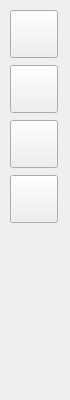
<?xml version="1.0" encoding="UTF-8"?>
<ui version="4.0">
 <class>ToolBox</class>
 <widget class="QFrame" name="ToolBox">
  <property name="geometry">
   <rect>
    <x>0</x>
    <y>0</y>
    <width>70</width>
    <height>400</height>
   </rect>
  </property>
  <property name="windowTitle">
   <string>Frame</string>
  </property>
  <widget class="QToolButton" name="tbpick">
   <property name="geometry">
    <rect>
     <x>10</x>
     <y>10</y>
     <width>48</width>
     <height>48</height>
    </rect>
   </property>
   <property name="toolTip">
    <string>Picks colors of clicked text</string>
   </property>
   <property name="text">
    <string/>
   </property>
   <property name="icon">
    <iconset resource="resource.qrc">
     <normaloff>:/image/pick</normaloff>:/image/pick</iconset>
   </property>
   <property name="iconSize">
    <size>
     <width>46</width>
     <height>46</height>
    </size>
   </property>
   <property name="checkable">
    <bool>true</bool>
   </property>
  </widget>
  <widget class="QToolButton" name="tbsquare">
   <property name="geometry">
    <rect>
     <x>10</x>
     <y>65</y>
     <width>48</width>
     <height>48</height>
    </rect>
   </property>
   <property name="toolTip">
    <string>Draws a square frame</string>
   </property>
   <property name="text">
    <string/>
   </property>
   <property name="icon">
    <iconset resource="resource.qrc">
     <normaloff>:/image/square</normaloff>:/image/square</iconset>
   </property>
   <property name="iconSize">
    <size>
     <width>46</width>
     <height>46</height>
    </size>
   </property>
   <property name="checkable">
    <bool>true</bool>
   </property>
  </widget>
  <widget class="QToolButton" name="tbsquarefill">
   <property name="geometry">
    <rect>
     <x>10</x>
     <y>120</y>
     <width>48</width>
     <height>48</height>
    </rect>
   </property>
   <property name="toolTip">
    <string>Draws a square filled</string>
   </property>
   <property name="text">
    <string/>
   </property>
   <property name="icon">
    <iconset resource="resource.qrc">
     <normaloff>:/image/squarefilled</normaloff>:/image/squarefilled</iconset>
   </property>
   <property name="iconSize">
    <size>
     <width>42</width>
     <height>42</height>
    </size>
   </property>
   <property name="checkable">
    <bool>true</bool>
   </property>
  </widget>
  <widget class="QToolButton" name="tbapplyAttrs">
   <property name="geometry">
    <rect>
     <x>10</x>
     <y>175</y>
     <width>48</width>
     <height>48</height>
    </rect>
   </property>
   <property name="toolTip">
    <string>Apply ForeGround &amp; Background &amp; Blink to selection</string>
   </property>
   <property name="text">
    <string/>
   </property>
   <property name="icon">
    <iconset resource="resource.qrc">
     <normaloff>:/image/applyform-icon</normaloff>:/image/applyform-icon</iconset>
   </property>
   <property name="iconSize">
    <size>
     <width>42</width>
     <height>42</height>
    </size>
   </property>
   <property name="checkable">
    <bool>false</bool>
   </property>
  </widget>
 </widget>
 <resources>
  <include location="resource.qrc"/>
 </resources>
 <connections>
  <connection>
   <sender>tbpick</sender>
   <signal>released()</signal>
   <receiver>ToolBox</receiver>
   <slot>pickClick()</slot>
   <hints>
    <hint type="sourcelabel">
     <x>33</x>
     <y>33</y>
    </hint>
    <hint type="destinationlabel">
     <x>34</x>
     <y>199</y>
    </hint>
   </hints>
  </connection>
  <connection>
   <sender>tbsquare</sender>
   <signal>released()</signal>
   <receiver>ToolBox</receiver>
   <slot>squareClick()</slot>
   <hints>
    <hint type="sourcelabel">
     <x>33</x>
     <y>88</y>
    </hint>
    <hint type="destinationlabel">
     <x>34</x>
     <y>199</y>
    </hint>
   </hints>
  </connection>
  <connection>
   <sender>tbsquarefill</sender>
   <signal>released()</signal>
   <receiver>ToolBox</receiver>
   <slot>squarefillClick()</slot>
   <hints>
    <hint type="sourcelabel">
     <x>33</x>
     <y>143</y>
    </hint>
    <hint type="destinationlabel">
     <x>34</x>
     <y>199</y>
    </hint>
   </hints>
  </connection>
  <connection>
   <sender>tbapplyAttrs</sender>
   <signal>released()</signal>
   <receiver>ToolBox</receiver>
   <slot>applyAttrsClick()</slot>
   <hints>
    <hint type="sourcelabel">
     <x>33</x>
     <y>198</y>
    </hint>
    <hint type="destinationlabel">
     <x>34</x>
     <y>199</y>
    </hint>
   </hints>
  </connection>
 </connections>
 <slots>
  <slot>pickClick()</slot>
  <slot>squareClick()</slot>
  <slot>squarefillClick()</slot>
  <slot>applyAttrsClick()</slot>
 </slots>
</ui>
